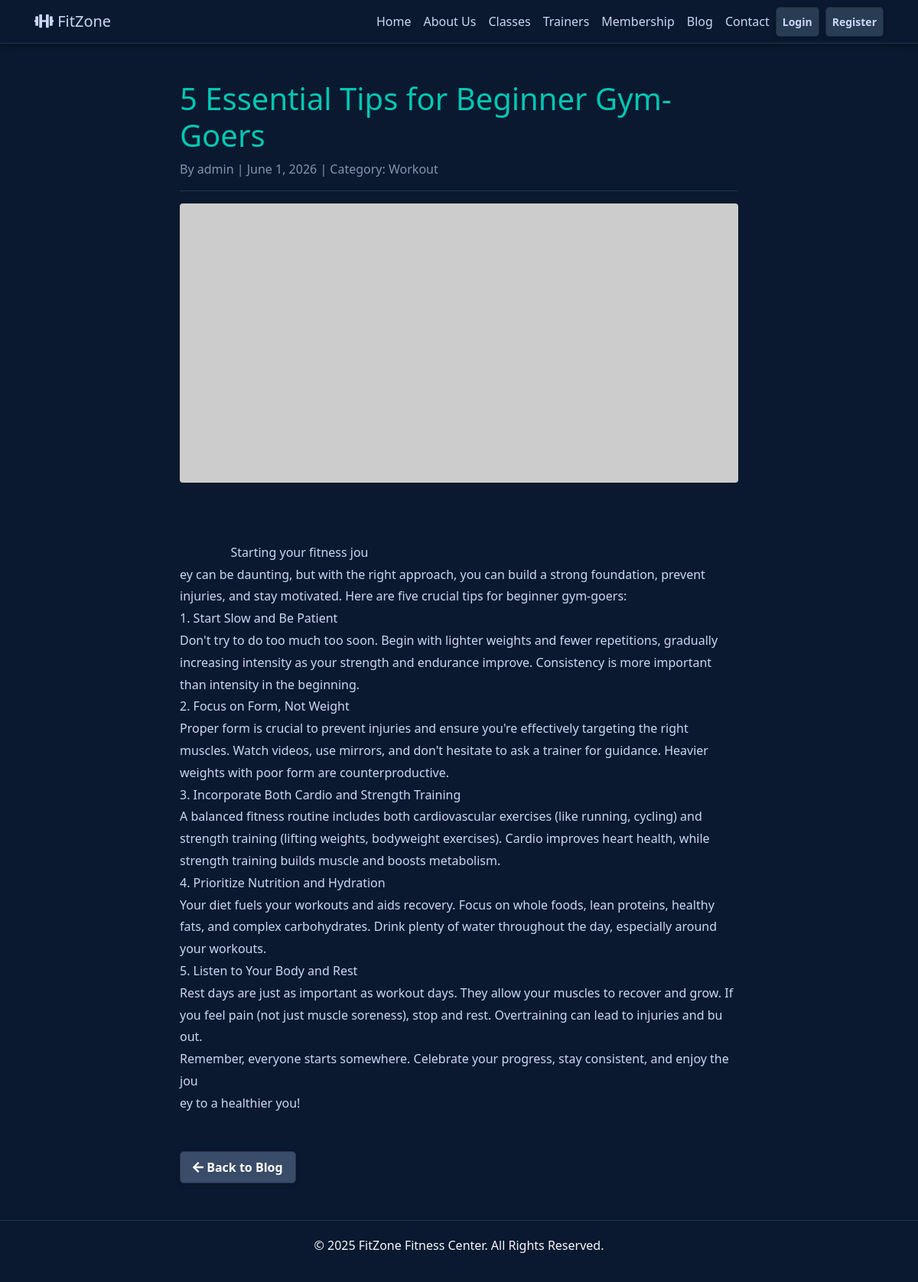
The page /post.php?id=1 on the database its author committed.
### tables this page shows
CREATE TABLE `blog_posts` (
  `id` int(11) NOT NULL AUTO_INCREMENT,
  `title` varchar(255) NOT NULL,
  `content` text NOT NULL,
  `author_id` int(11) NOT NULL,
  `category` varchar(100) DEFAULT 'General',
  `image_path` varchar(255) DEFAULT NULL,
  `created_at` timestamp NOT NULL DEFAULT current_timestamp(),
  PRIMARY KEY (`id`),
  CONSTRAINT `blog_posts_ibfk_1` FOREIGN KEY (`author_id`) REFERENCES `users` (`id`) ON DELETE CASCADE
);

CREATE TABLE `users` (
  `id` int(11) NOT NULL AUTO_INCREMENT,
  `username` varchar(50) NOT NULL,
  `email` varchar(100) NOT NULL,
  `password` varchar(255) NOT NULL,
  `role` enum('customer','staff','admin') NOT NULL DEFAULT 'customer',
  `password_reset_required` tinyint(1) NOT NULL DEFAULT 0,
  `created_at` timestamp NOT NULL DEFAULT current_timestamp(),
  PRIMARY KEY (`id`),
  UNIQUE KEY `email` (`email`)
);

### post.php (the view, shortened to what this page needs)
<?php
include 'includes/db.php';
include 'includes/header.php';
$id = isset($_GET['id']) ? (int)$_GET['id'] : 0;
$result = $conn->query("SELECT blog_posts.*, users.username FROM blog_posts JOIN users ON blog_posts.author_id = users.id WHERE blog_posts.id = $id");
$post = $result->fetch_assoc();
?>
<div class="container my-5">
    <div class="row">
        <div class="col-md-8 offset-md-2">
            <h1 style="color: #00c7b3;"><?php echo htmlspecialchars($post['title']); ?></h1>
            <p class="text-muted" style="color: #8892b0 !important;">
                By <?php echo htmlspecialchars($post['username']); ?> | <?php echo date('F j, Y', strtotime($post['created_at'])); ?> | Category: <?php echo htmlspecialchars($post['category']); ?>
            </p>
            <hr style="border-color: #233554;">
            <?php
            $image_path = (!empty($post['image_path']) && file_exists('assets/img/' . $post['image_path']))
                          ? 'assets/img/' . $post['image_path']
                          : 'https://placehold.co/800x400/112240/00c7b3?text=Blog+Post';
            ?>
            <img src="<?php echo $image_path; ?>" class="img-fluid rounded mb-4" alt="<?php echo htmlspecialchars($post['title']); ?>">
            <div class="mt-4 blog-content">
                <?php
                $clean_content = stripslashes($post['content']);
                $content_with_placeholders = str_replace(['rnrn', 'rn'], ['[PARAGRAPH]', '[LINEBREAK]'], $clean_content);
                $safe_content = htmlspecialchars($content_with_placeholders);
                $final_content = str_replace(['[PARAGRAPH]', '[LINEBREAK]'], ["<br><br>", "<br>"], $safe_content);
                echo $final_content;
                ?>
            </div>
            <a href="blog.php" class="btn btn-primary mt-5"><i class="fas fa-arrow-left"></i> Back to Blog</a>
        </div>
    </div>
</div>
<?php include 'includes/footer.php'; ?>

### assets/css/style.css (style rules this page uses)
body { background-color: #0a192f; color: #ccd6f6; font-family: 'Segoe UI', Tahoma, Geneva, Verdana, sans-serif; }
.btn { transition: all 0.3s ease; border-radius: 5px; font-weight: bold; padding: 0.5rem 1rem; box-shadow: 0 2px 5px rgba(0,0,0,0.2); border: 1px solid transparent; }
.btn-primary { background-color: #394c68; color: #ffffff; border-color: #2d3157; }
.blog-content { white-space: pre-wrap; font-family: inherit; font-size: inherit; line-height: 1.8; }

### rows shown on the page
blog_posts: title "5 Essential Tips for Beginner Gym-Goers", author.username "admin", created_at "June 1, 2026", category "Workout", content "Starting your fitness jou ey can be daunting, but with the right approach, you can build a strong foundation, prevent injuries, and stay motivated. Here are five crucial tips for beginner gym-goers: 1. Start Slow and Be Patient Don't try to do too much too soon. Begin with lighter weights and fewer repetitions, gradually increasing intensity as your strength and endurance improve. Consistency is more important than intensity in the beginning. 2. Focus on Form, Not Weight Proper form is crucial to prevent injuries and ensure you're effectively targeting the right muscles. Watch videos, use mirrors, and don't hesitate to ask a trainer for guidance. Heavier weights with poor form are…"
